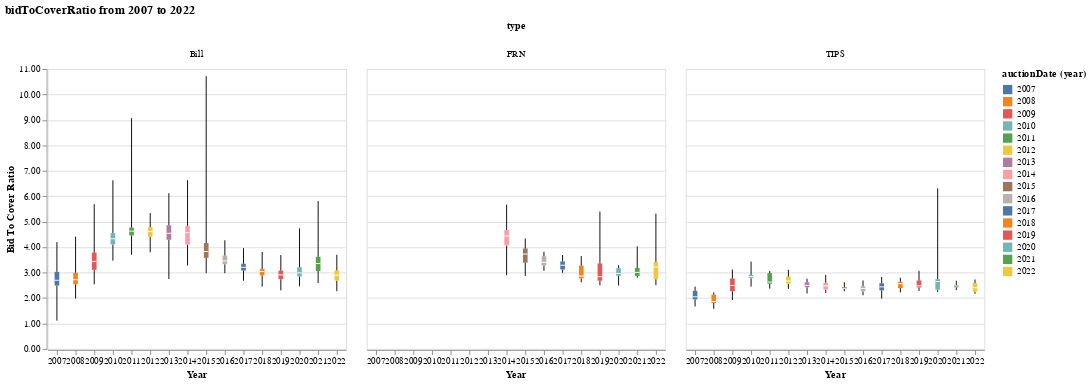

Notebook source saved alongside this figure:
### Code cell
doBoxWhiskerFacet(df, instruments=['FRN', 'Bill', 'TIPS'])

### Figure 1 — Vega-Lite specification as saved in the notebook (floating-point values rounded to 4 significant figures; data arrays with more than 128 entries replaced by an {"elided": "..."} marker saying what was removed)
{"config": {"view": {"continuousWidth": 400, "continuousHeight": 300}}, "data": {"name": "data-11fb606fecdc38189aeb9719c668bb84"}, "facet": {"column": {"field": "type", "type": "ordinal"}}, "spec": {"layer": [{"mark": "rule", "encoding": {"x": {"axis": {"labelAngle": 0, "labelOverlap": "greedy", "title": "Year"}, "field": "auctionDate", "timeUnit": "year", "type": "nominal"}, "y": {"aggregate": "min", "axis": {"format": ".2f", "title": "Bid To Cover Ratio"}, "field": "bidToCoverRatio", "type": "quantitative"}, "y2": {"aggregate": "q1", "field": "bidToCoverRatio"}}}, {"mark": {"type": "bar", "size": 5.0}, "encoding": {"color": {"field": "auctionDate", "timeUnit": "year", "type": "nominal"}, "x": {"field": "auctionDate", "timeUnit": "year", "type": "nominal"}, "y": {"aggregate": "q1", "field": "bidToCoverRatio", "type": "quantitative"}, "y2": {"aggregate": "q3", "field": "bidToCoverRatio"}}}, {"mark": "rule", "encoding": {"x": {"field": "auctionDate", "timeUnit": "year", "type": "nominal"}, "y": {"aggregate": "max", "field": "bidToCoverRatio", "type": "quantitative"}, "y2": {"aggregate": "q3", "field": "bidToCoverRatio"}}}, {"mark": {"type": "tick", "color": "white", "size": 5.0}, "encoding": {"x": {"field": "auctionDate", "timeUnit": "year", "type": "nominal"}, "y": {"aggregate": "median", "field": "bidToCoverRatio", "type": "quantitative"}}}]}, "title": "bidToCoverRatio from 2007 to 2022", "$schema": "https://vega.github.io/schema/vega-lite/v4.17.0.json", "datasets": {"data-11fb606fecdc38189aeb9719c668bb84": {"elided": "3165 records"}}}
